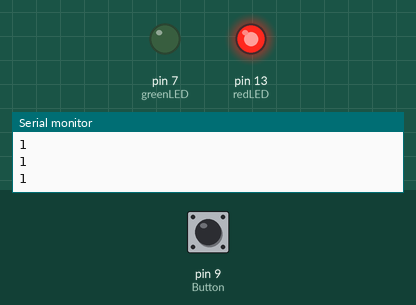
The sketch below on a simulated Arduino Uno, built with avr-gcc and run on an emulated ATmega328P. Parts: output pins drawn as LEDs (lit = HIGH), the last lines printed to the serial monitor. The test bench sets the inputs (shaded band); at power-on: pin 9 (Button) HIGH.

Above: at 1.2 s.
1.3 s: pin 9 (Button) pulled LOW for 0.15 s
At 2.5 s:
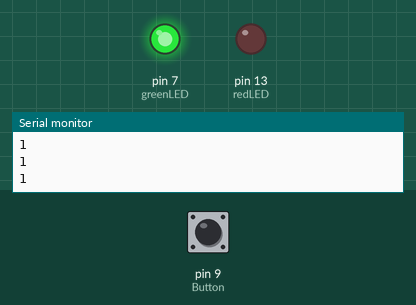
2.9 s: pin 9 (Button) pulled LOW for 1 s
At 3.8 s:
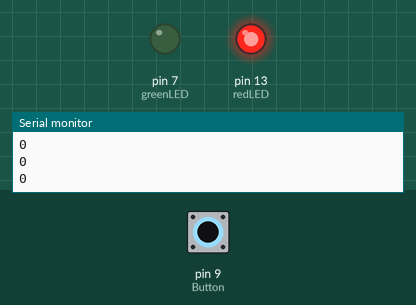
5.4 s: pin 9 (Button) pulled LOW for 3.2 s
At 5.7 s:
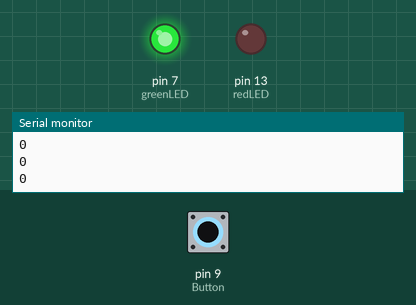
Timing chart, 0 to 8.4 s (numbered marks = the images above; inputs shaded):
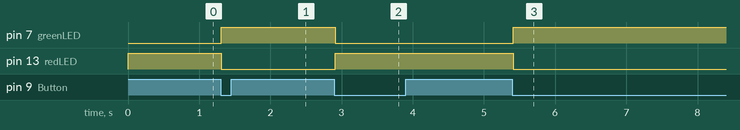

Measured:
- after the input at 1.3 s, pin 7 (greenLED): LOW → HIGH at once; pin 13 (redLED): HIGH → LOW at once
- after the input at 2.9 s, pin 7 (greenLED): HIGH → LOW at once; pin 13 (redLED): LOW → HIGH at once
- after the input at 5.4 s, pin 7 (greenLED): LOW → HIGH at once; pin 13 (redLED): HIGH → LOW at once

The sketch:

Lab2.ino
```cpp
// Variables
const int redLED = 13;
const int greenLED = 7;
const int Button = 9;

bool ledState = HIGH;
bool lastButtonState = HIGH;

void setup()
{
  Serial.begin(9600);

  // pinModes
  pinMode(redLED, OUTPUT);
  pinMode(greenLED, OUTPUT);
  pinMode(Button, INPUT_PULLUP);

  // initialState
  digitalWrite(redLED, HIGH);
  digitalWrite(greenLED,LOW);
}

void loop()
{
  bool currentState = debounce(Button);

  // Detect when button goes from HIGH → LOW (pressed)
  if (lastButtonState == HIGH && currentState == LOW) {
    toggleLeds();
  }

  lastButtonState = currentState;
  Serial.println(lastButtonState);
}

void toggleLeds() {
  if (ledState == HIGH) {
    digitalWrite(redLED, LOW);
    digitalWrite(greenLED, HIGH);
    ledState = LOW;
  }
  else {
    digitalWrite(redLED, HIGH);
    digitalWrite(greenLED, LOW);
    ledState = HIGH;
  }
}

// Read the push button when it is HIGH
bool debounce(int pin) {
  boolean state;
  boolean previousState = digitalRead(pin);

  for (int i = 0; i < 10; i++) {
    delay(1);
    state = digitalRead(pin);
    if (state != previousState) {
      i = 0;
      previousState = state;
    }
  }
  return state;
}
```
